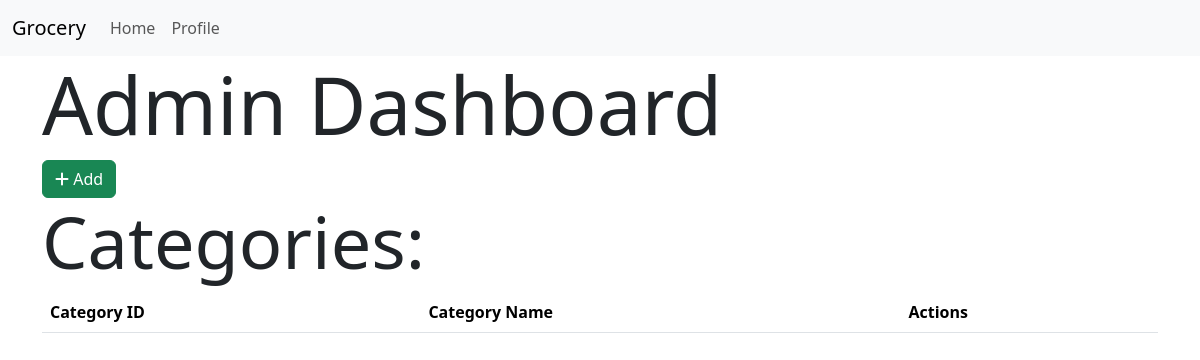
Page /admin (signed in) on the earlier database version.
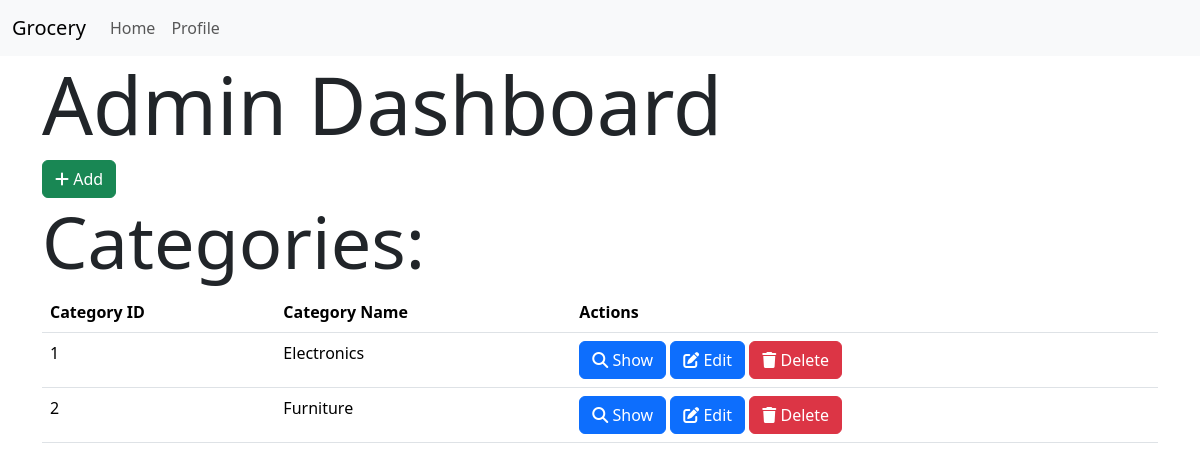
Same page on the later database version.
### models.py (models this page shows)
class Category(db.Model):
    id = db.Column(db.Integer,primary_key=True)
    name=db.Column(db.String(32),unique=True)
    products=db.relationship('Product',backref='category',lazy=True)

### routes.py (the view)
@app.route('/admin')
@auth_required
def admin():
    categories = Category.query.all()
    return render_template('admin.html',categories=categories)

### routes.py (called while the page is built)
def auth_required(func):
    @wraps(func)
    def inner(*args, **kwargs):
        if 'user_id' in session:
            return func(*args, **kwargs)
        else:
            flash('Please login to continue')
            return redirect(url_for('login'))
    return inner

### templates/admin.html (shortened to what this page needs)
{% extends 'layout.html' %}
 {% block content %}
 <h1 class="display-1">Admin Dashboard</h1>
 <a href="{{url_for('add_category')}}" class="btn btn-success">
     <i class="fas fa-plus    "></i>
     Add
 </a>
 <h2 class="display-2">Categories:</h2>
 <table class="table">
     <thead>
         <tr>
             <th>Category ID</th>
             <th>Category Name</th>
             <th>Actions</th>
         </tr>
     </thead>
     <tbody>
         {% for category in categories %}
         <tr>
             <td>{{category.id}}</td>
             <td>{{category.name}}</td>
             <td>
                 <a href="{{url_for('show_category', id=category.id)}}" class="btn btn-primary">
                     <i class="fas fa-search    "></i>
                     Show
                 </a>
                 <a href="{{url_for('edit_category', id=category.id)}}" class="btn btn-primary">
                     <i class="fas fa-edit    "></i>
                     Edit
                 </a>
                 <a href="{{url_for('delete_category', id=category.id)}}" class="btn btn-danger">
                     <i class="fas fa-trash    "></i>
                     Delete
                 </a>
             </td>
         </tr>
         {% endfor %}
     </tbody>
 </table>
 {% endblock %}

### templates/layout.html (shortened to what this page needs)
<!DOCTYPE html>
<html lang="en">
<head>
    <link href="https://cdn.jsdelivr.net/npm/bootstrap@5.3.5/dist/css/bootstrap.min.css" rel="stylesheet">
    <link rel="stylesheet" href="https://cdnjs.cloudflare.com/ajax/libs/font-awesome/6.5.1/css/all.min.css" />
</head>
<body>
    {% include 'navbar.html'   %}
    <div class="container">
    {% block content %}
    {% endblock %}
    </div>
</body>
</html>

### templates/navbar.html (shortened to what this page needs)
<nav class="navbar navbar-expand-lg bg-body-tertiary">
    <div class="container-fluid">
      <a class="navbar-brand" href="/">Grocery</a>
      <div class="collapse navbar-collapse" id="navbarNav">
        <div class="navbar-nav">
          {% if 'user_id' in session%}
            <li class="nav-item">
              <a class="nav-link " href="{{ url_for('index') }}">Home</a>
            </li>
            <li class="nav-item">
              <a class="nav-link " href="{{ url_for('profile') }}">Profile</a>
            </li>
          {% else %}
          <a class="nav-link active" aria-current="page" href="{{url_for('login')}}">Login</a>
          <a class="nav-link" href="{{ url_for('register') }}">Register</a>
          {% endif %}
        </div>
      </div>
    </div>
  </nav>

Differences in the rows shown:
added Category: id "1", name "Electronics"
added Category: id "2", name "Furniture"
